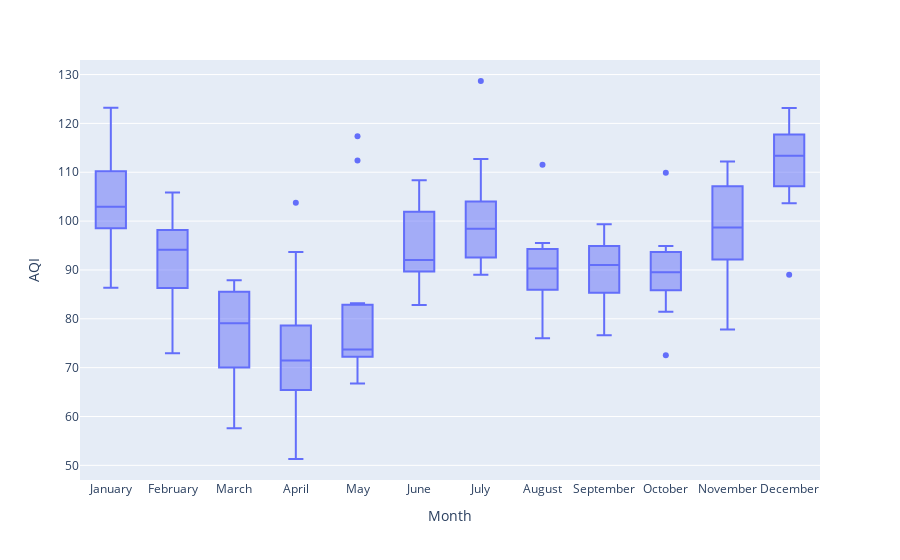

The code cell stored with this chart in its notebook:
### Code cell
#plotting range of monthly average AQI
fig = px.box(df3, 'Month', 'AQI')
fig.show()

### Figure 1 — Plotly figure (JSON) as saved in the notebook; plotly's stock layout.template omitted (floating-point values rounded to 4 significant figures; data arrays with more than 128 entries replaced by an {"elided": "..."} marker saying what was removed)
{"data": [{"alignmentgroup": "True", "hovertemplate": "Month=%{x}<br>AQI=%{y}<extra></extra>", "legendgroup": "", "marker": {"color": "#636efa"}, "name": "", "notched": false, "offsetgroup": "", "orientation": "v", "showlegend": false, "type": "box", "x": {"elided": "132 str values"}, "x0": " ", "xaxis": "x", "y": {"elided": "132 float values"}, "y0": " ", "yaxis": "y"}], "layout": {"autosize": true, "boxmode": "group", "legend": {"tracegroupgap": 0}, "margin": {"t": 60}, "xaxis": {"anchor": "y", "autorange": true, "domain": [0, 1], "range": [-0.5, 11.5], "title": {"text": "Month"}, "type": "category"}, "yaxis": {"anchor": "x", "autorange": true, "domain": [0, 1], "range": [47.0, 133.0], "title": {"text": "AQI"}, "type": "linear"}}}
